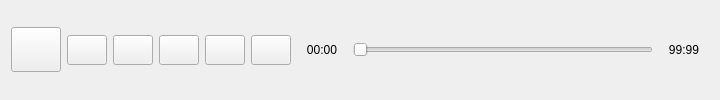
       <widget class="QFrame" name="frame">
        <layout class="QHBoxLayout" name="horizontalLayout_14">
         <item>
          <widget class="QPushButton" name="recordButton">
           <property name="minimumSize">
            <size>
             <width>50</width>
             <height>45</height>
            </size>
           </property>
           <property name="layoutDirection">
            <enum>Qt::LeftToRight</enum>
           </property>
           <property name="text">
            <string/>
           </property>
           <property name="icon">
            <iconset resource="resources/surveillance.qrc">
             <normaloff>:/icon/record.png</normaloff>:/icon/record.png</iconset>
           </property>
           <property name="iconSize">
            <size>
             <width>30</width>
             <height>30</height>
            </size>
           </property>
          </widget>
         </item>
         <item>
          <widget class="QPushButton" name="rewindButton">
           <property name="minimumSize">
            <size>
             <width>20</width>
             <height>30</height>
            </size>
           </property>
           <property name="text">
            <string/>
           </property>
           <property name="icon">
            <iconset resource="resources/surveillance.qrc">
             <normaloff>:/icon/rewind.png</normaloff>:/icon/rewind.png</iconset>
           </property>
          </widget>
         </item>
         <item>
          <widget class="QPushButton" name="playButton">
           <property name="minimumSize">
            <size>
             <width>20</width>
             <height>30</height>
            </size>
           </property>
           <property name="text">
            <string/>
           </property>
           <property name="icon">
            <iconset resource="resources/surveillance.qrc">
             <normaloff>:/icon/play.png</normaloff>:/icon/play.png</iconset>
           </property>
          </widget>
         </item>
         <item>
          <widget class="QPushButton" name="pauseButton">
           <property name="minimumSize">
            <size>
             <width>20</width>
             <height>30</height>
            </size>
           </property>
           <property name="text">
            <string/>
           </property>
           <property name="icon">
            <iconset resource="resources/surveillance.qrc">
             <normaloff>:/icon/pause.png</normaloff>:/icon/pause.png</iconset>
           </property>
          </widget>
         </item>
         <item>
          <widget class="QPushButton" name="stopButton">
           <property name="minimumSize">
            <size>
             <width>20</width>
             <height>30</height>
            </size>
           </property>
           <property name="text">
            <string/>
           </property>
           <property name="icon">
            <iconset resource="resources/surveillance.qrc">
             <normaloff>:/icon/stop.png</normaloff>:/icon/stop.png</iconset>
           </property>
          </widget>
         </item>
         <item>
          <widget class="QPushButton" name="forwardButton">
           <property name="minimumSize">
            <size>
             <width>20</width>
             <height>30</height>
            </size>
           </property>
           <property name="text">
            <string/>
           </property>
           <property name="icon">
            <iconset resource="resources/surveillance.qrc">
             <normaloff>:/icon/forward.png</normaloff>:/icon/forward.png</iconset>
           </property>
          </widget>
         </item>
         <item>
          <widget class="QLabel" name="startRecord">
           <property name="minimumSize">
            <size>
             <width>50</width>
             <height>0</height>
            </size>
           </property>
           <property name="maximumSize">
            <size>
             <width>16777215</width>
             <height>40</height>
            </size>
           </property>
           <property name="text">
            <string>00:00</string>
           </property>
           <property name="alignment">
            <set>Qt::AlignCenter</set>
           </property>
          </widget>
         </item>
         <item>
          <widget class="QSlider" name="recordSlider">
           <property name="minimumSize">
            <size>
             <width>300</width>
             <height>20</height>
            </size>
           </property>
           <property name="orientation">
            <enum>Qt::Horizontal</enum>
           </property>
          </widget>
         </item>
         <item>
          <widget class="QLabel" name="endRecord">
           <property name="minimumSize">
            <size>
             <width>50</width>
             <height>0</height>
            </size>
           </property>
           <property name="maximumSize">
            <size>
             <width>16777215</width>
             <height>40</height>
            </size>
           </property>
           <property name="text">
            <string>99:99</string>
           </property>
           <property name="alignment">
            <set>Qt::AlignCenter</set>
           </property>
          </widget>
         </item>
        </layout>
       </widget>
